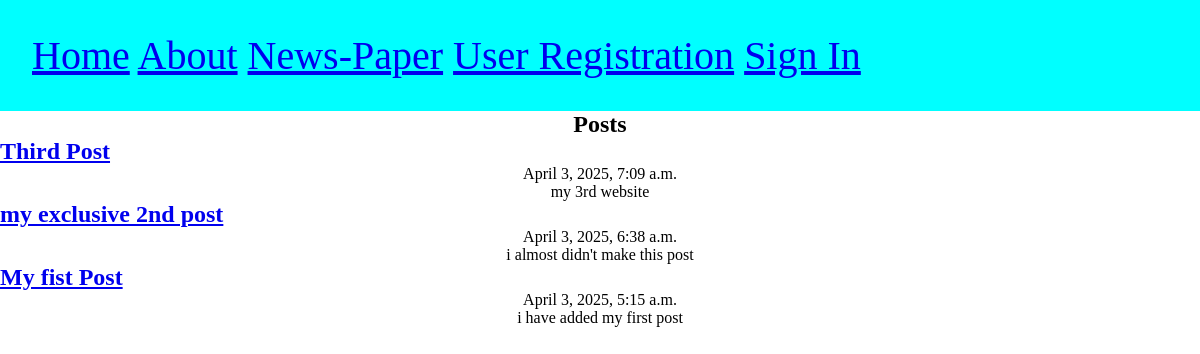
/posts/, run on an earlier commit of the app's database.
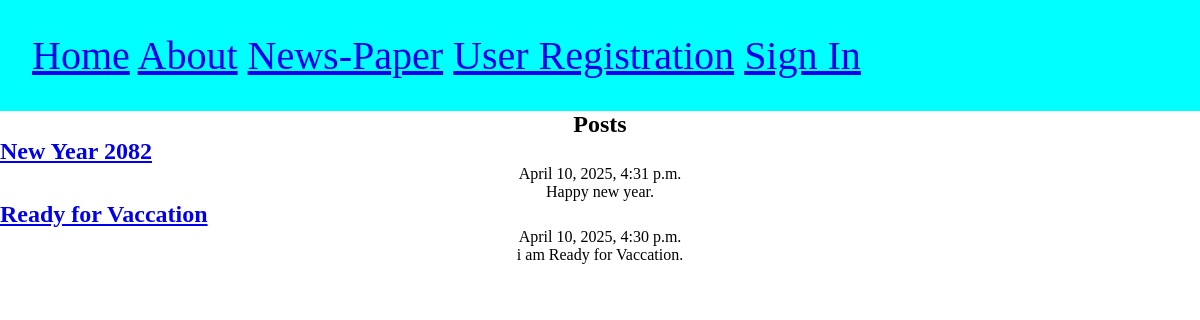
And on a later commit of the database.
### posts/models.py (models this page shows)
class Post(models.Model):
    title = models.CharField(max_length=75)
    body = models.TextField()
    slug = models.SlugField()
    date = models.DateTimeField(auto_now_add=True)
    banner = models.ImageField(default='fallback.png', blank=True)

### posts/views.py (the view)
# urls.py: path('',views.posts_list, name="list"),
def posts_list(request):
    posts = Post.objects.all().order_by('-date')
    return render(request, 'posts/posts_list.html', {'posts': posts})

### posts/templates/posts/posts_list.html (shortened to what this page needs)
{% extends 'layout.html' %}
{% block content %}
<section>
    <h1> Posts </h1>
{% for post in posts %}
<article class="post">
    <h2>
        <a href="{% url 'posts:page' slug=post.slug %}">
         {{post.title}}
        </a>
    </h2>
    <p>{{post.date}}</p>
    <p>{{post.body}}</p>
</article>
{% endfor %}
</section>
{% endblock %}

### templates/layout.html (shortened to what this page needs)
<!DOCTYPE html>
{% load static %}
<html lang="en">
<head>
    <link rel="stylesheet" href="{% static 'css/style.css' %}">
</head>
<body>
    <nav>
        <a href="/"><span role="img" aria-label="Home" title="Home">Home</span></a>
        <a href="/about"><span role="img" aria-label="About" title="About">About</span></a>
        <a href="{% url 'posts:list' %}"><span role="img" aria-label="Post" title="Post">News-Paper</span></a>
        <a href="{% url 'users:register' %}"><span role="img" aria-label="User Registration" title="User Registration">User Registration</span></a>
        <a href="{% url 'users:login' %}"><span role="img" aria-label="User Login" title="User Login">Sign In</span></a>
    </nav>
    <main>
        {% block content %}
        {% endblock %}
    </main>
</body>
</html>

### static/css/style.css (style rules this page uses)
* { margin:0; padding: 0; box-sizing: border-box; }
h1, p { text-align: center; }
nav { padding: 2rem; background-color: aqua; color: red; font-size: 2.5rem; }

What changed in the data, as far as the page shows it:
removed Post: title "Third Post", date "April 3, 2025, 7:09 a.m.", body "my 3rd website"
removed Post: title "my exclusive 2nd post", date "April 3, 2025, 6:38 a.m.", body "i almost didn't make this post"
removed Post: title "My fist Post", date "April 3, 2025, 5:15 a.m.", body "i have added my first post"
added Post: title "New Year 2082", date "April 10, 2025, 4:31 p.m.", body "Happy new year."
added Post: title "Ready for Vaccation", date "April 10, 2025, 4:30 p.m.", body "i am Ready for Vaccation."
